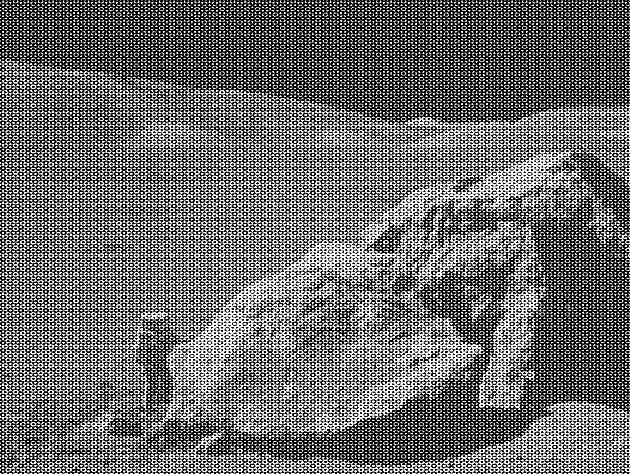
#> input picture moonlanding.png, 630 x 474 px
$ python naive_dft.py
#> lines starting #> are read from the running program, lines starting #| are printed output that depends on the picture
import numpy as np
from PIL import Image
import matplotlib.pyplot as plt
from matplotlib.colors import LogNorm

class Naive_DFT_Implementation:
    def __init__(self):
        pass

    def naive_dft(self, signal) -> np.ndarray:
        N = len(signal)
        output = np.zeros(N, dtype=complex)

        for k in range(N):
            sum_val = 0j
            for n in range(N):
                angle = (-2 * np.pi * k * n) / N
                sum_val += signal[n] * (np.cos(angle) + 1j * np.sin(angle))
            output[k] = sum_val

        return output

    def cooley_tukey_fft(self, signal: np.ndarray, threshold: int = 8) -> np.ndarray:
        N = len(signal)

        # Base case: If N is small, use the naive DFT
        if N <= threshold:
            return self.naive_dft(signal)

        # Ensure N is a power of 2
        if N & (N - 1) != 0:
            raise ValueError("Input size must be a power of 2 for the Cooley-Tukey algorithm.")

        # Recursively apply FFT on even and odd indices
        even_part = self.cooley_tukey_fft(signal[::2], threshold)
        odd_part = self.cooley_tukey_fft(signal[1::2], threshold)

        # Precompute the twiddle factors
        factor = np.exp(-2j * np.pi * np.arange(N // 2) / N)

        # Combine even and odd parts with twiddle factors
        combined = np.zeros(N, dtype=complex)
        for k in range(N // 2):
            combined[k] = even_part[k] + factor[k] * odd_part[k]
            combined[k + N // 2] = even_part[k] - factor[k] * odd_part[k]

        return combined

    def shift_zero_frequency(self, dft_result: np.ndarray) -> np.ndarray:
        M, N = dft_result.shape
        shifted = np.zeros_like(dft_result)

        for i in range(M):
            for j in range(N):
                new_i = (i + M//2) % M
                new_j = (j + N//2) % N
                shifted[new_i, new_j] = dft_result[i, j]

        return shifted

    def pad_to_power_of_2(self, image_array: np.ndarray) -> np.ndarray:
        # Find the next power of 2 for each dimension
        M, N = image_array.shape
        padded_M = 2**np.ceil(np.log2(M)).astype(int)
        padded_N = 2**np.ceil(np.log2(N)).astype(int)

        # Pad the image array to the new size
        padded_image = np.zeros((padded_M, padded_N), dtype=image_array.dtype)
        padded_image[:M, :N] = image_array
        return padded_image, M, N  # Return original size for trimming later

    def process_and_display_image(self, image_path: str):
        # Load and resize image if necessary
#> called with image_path = 'moonlanding.png'
        image = Image.open(image_path).convert('L')
#> image is the input picture: PIL image 630x474 L; min 0, max 255, mean 108.1

        # Resize large images for computational efficiency
        max_size = 256
        if max(image.size) > max_size:
            print(f"Resizing image to {max_size}x{max_size} for computational efficiency")
            image = image.resize((max_size, max_size))
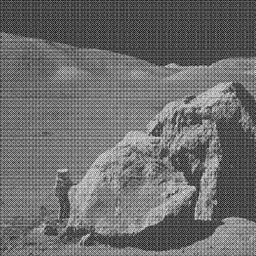
#> image: PIL image 256x256 L; min 4, max 241, mean 108.1

        image_array = np.array(image)

        # Pad image to nearest power of 2
        padded_image, orig_M, orig_N = self.pad_to_power_of_2(image_array)
#> orig_M = 256; orig_N = 256

        # Compute the 2D FFT using the Cooley-Tukey algorithm
        dft_result = np.zeros_like(padded_image, dtype=complex)
        for i in range(padded_image.shape[0]):
            dft_result[i, :] = self.cooley_tukey_fft(padded_image[i].astype(float))
        for j in range(dft_result.shape[1]):
            dft_result[:, j] = self.cooley_tukey_fft(dft_result[:, j])

        dft_shifted = self.shift_zero_frequency(dft_result)

        # Calculate the magnitude spectrum (log scale) and trim to original size
        magnitude_spectrum = np.abs(dft_shifted)[:orig_M, :orig_N]

        # Create visualizations
        fig, axes = plt.subplots(1, 3, figsize=(18, 6))

        # Display original image
        axes[0].imshow(image_array, cmap='gray')
        axes[0].set_title('Original Image')
        axes[0].axis('off')

        # Display unshifted Fourier transform
        unshifted_spectrum = np.abs(dft_result[:orig_M, :orig_N])
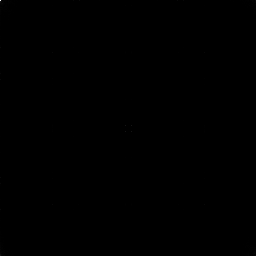
#> unshifted_spectrum: shape (256, 256) float64; min 10.77, max 7085798, mean 3616.2; drawn with min black and max white
        spectrum_plot1 = axes[1].imshow(unshifted_spectrum,
                                      norm=LogNorm(vmin=np.min(unshifted_spectrum[unshifted_spectrum > 0]),
                                                 vmax=np.max(unshifted_spectrum)),
                                      cmap='gray')
        axes[1].set_title('Fourier Transform\n(Unshifted)')
        axes[1].axis('off')
        plt.colorbar(spectrum_plot1, ax=axes[1], label='Magnitude (log scale)')

        # Display shifted Fourier transform
        spectrum_plot2 = axes[2].imshow(magnitude_spectrum,
                                      norm=LogNorm(vmin=np.min(magnitude_spectrum[magnitude_spectrum > 0]),
                                                 vmax=np.max(magnitude_spectrum)),
                                      cmap='gray')
        axes[2].set_title('Fourier Transform\n(Zero-Frequency Shifted)')
        axes[2].axis('off')
        plt.colorbar(spectrum_plot2, ax=axes[2], label='Magnitude (log scale)')

        plt.tight_layout()
        plt.show()
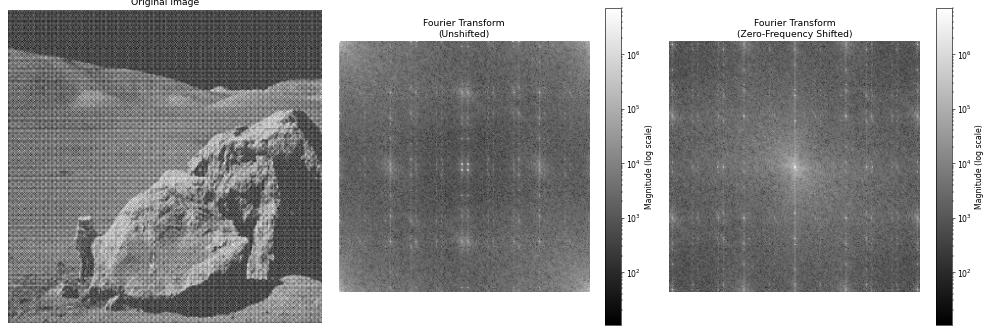
#> figure drawn by matplotlib, 5 panels

if __name__ == "__main__":
    dft = Naive_DFT_Implementation()
    dft.process_and_display_image('moonlanding.png')

$ run again, with test.jpg saved as moonlanding.png
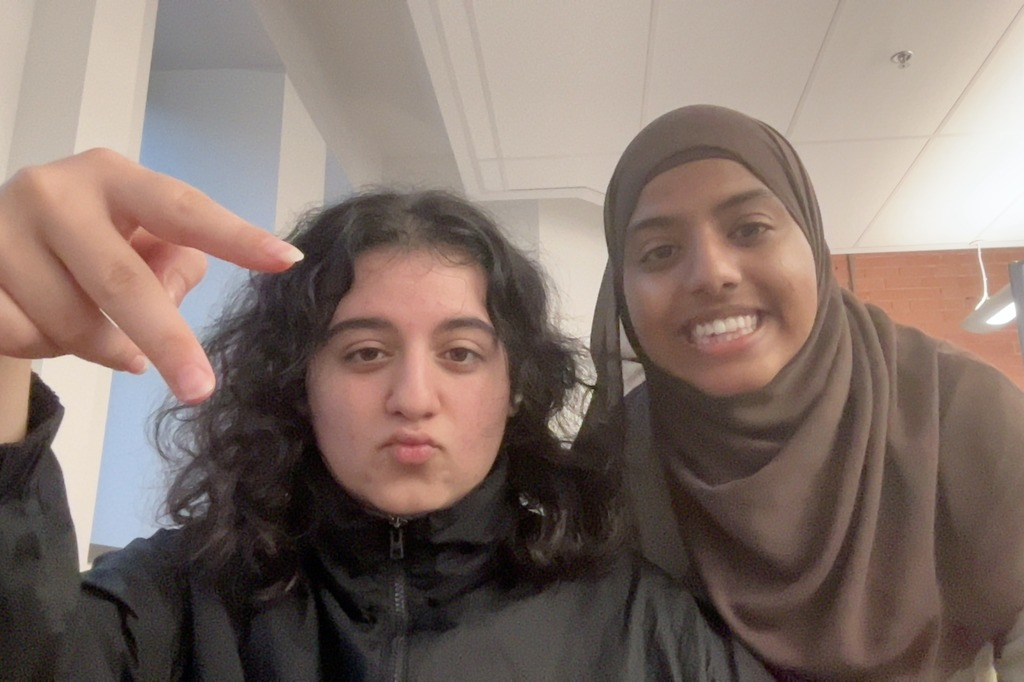
#> input picture test.jpg, 1024 x 682 px
#> in process_and_display_image, `image = Image.open(image_path).convert('L')`:
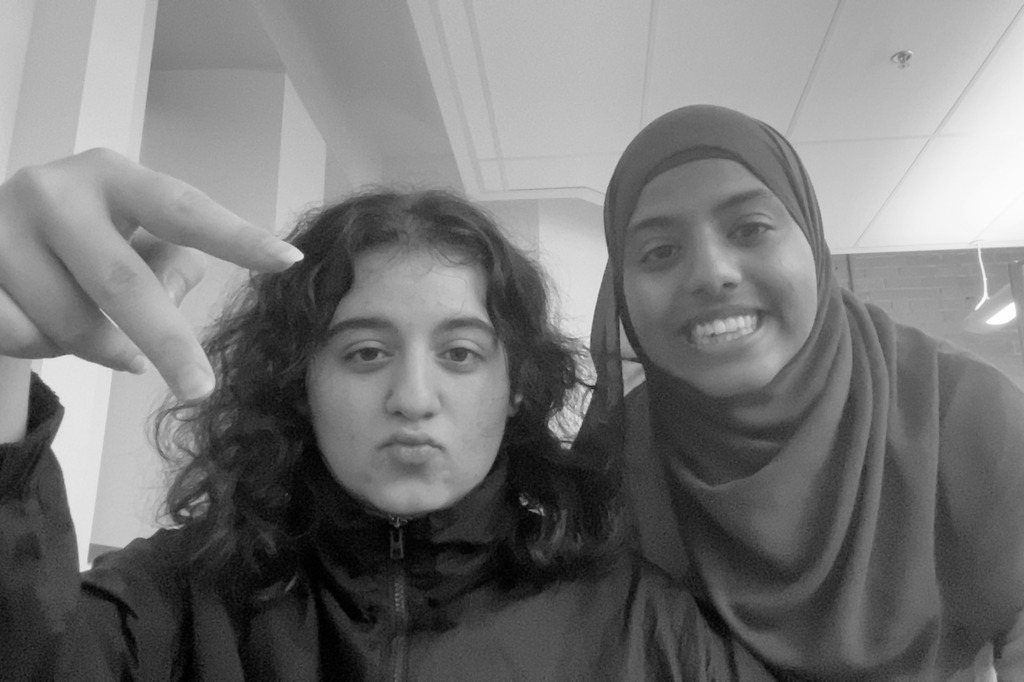
#> image: PIL image 1024x682 L; min 0, max 255, mean 118.5
#> in process_and_display_image, `image = image.resize((max_size, max_size))`:
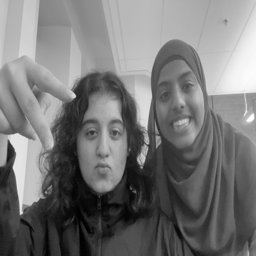
#> image: PIL image 256x256 L; min 0, max 255, mean 118.5
#> orig_M = 256
